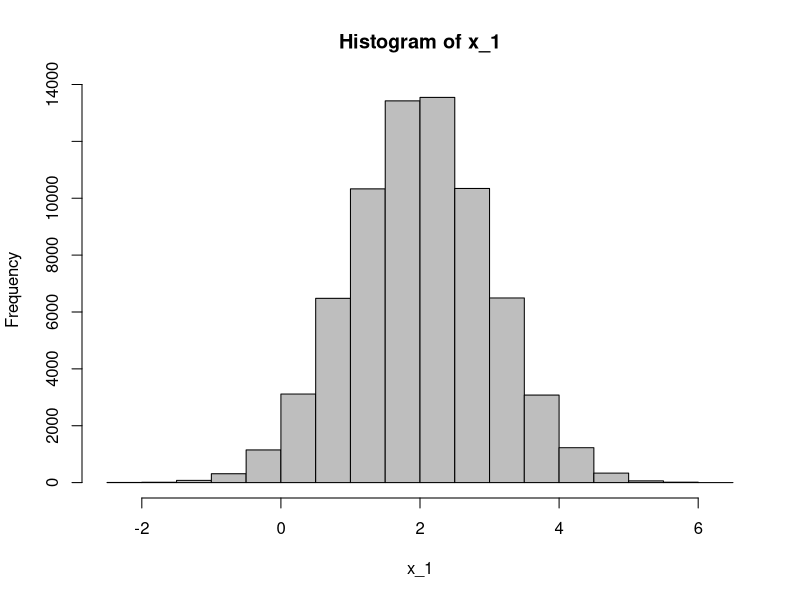
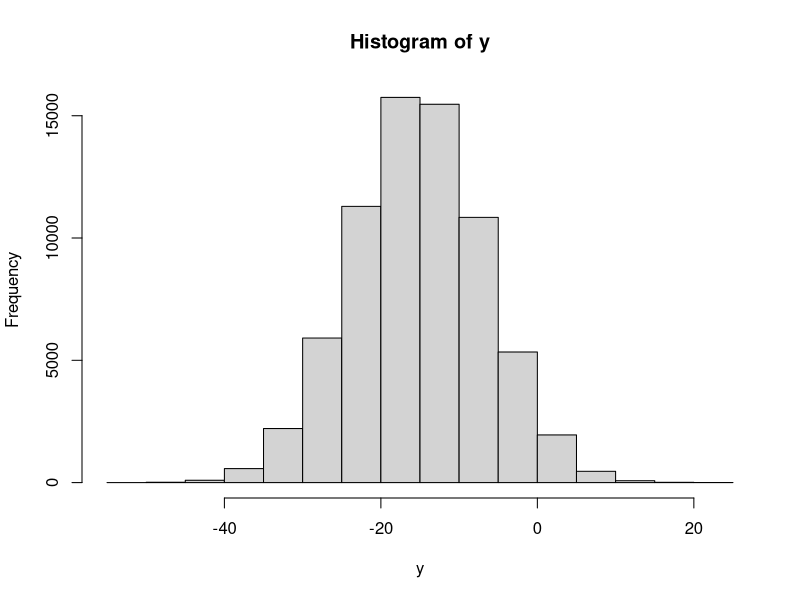
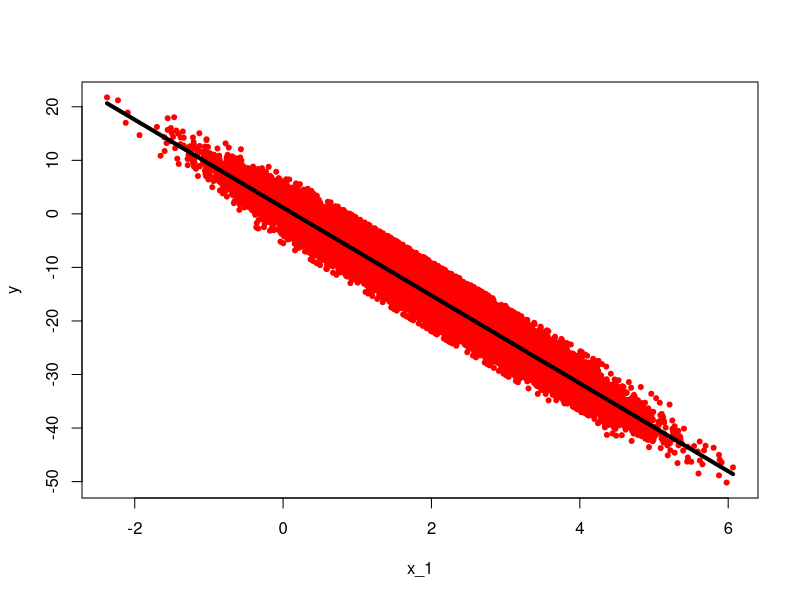

These charts were generated, in order, by the following R code: (Note: this script raises an error after producing the figures.)
## ---- chunk 1
knitr::opts_chunk$set(echo = TRUE)
## ---- chunk 2

x_1 = rnorm(70000,2,1) #normal distribution of explanatory variable ... not an assumption of regression
hist(x_1,col = "grey") #histogram of EV
true_error = rnorm(1000,0,2) #generating random error ~ N(0,2)
true_beta_0 = 1.1 #Beta_0
true_beta_1 = -8.2 #Beta_1   y = 1.1 + -8.2*x_1 + e    such that e~N(0,2)

y = true_beta_0 + true_beta_1*x_1 + true_error #Generating Repsonses...

hist(y) #view distribuion of Repsonse.... not an assumption of regresssion 

plot(x_1,y, pch = 20, col = "red") #scatter plot of y versus x_1

df = data.frame(x_1 = x_1, y = y) #create a dataframe to use in lm function 

df = data.frame(x_1 = x_1, y = y)

df = df[order(df$x_1),]

fit = lm(y~x_1,data = df) # fit the model to get Beta_hat_0 and Beta_hat_1
summary(fit) # view the parameter estimate table

confint(fit)

preds = predict(fit)
head(preds)

lines(df$x,preds,type = "l",lwd = 4)


#Look at distribution of ys for a cross section of xs (conditiona on the xs).
df %>% filter(x_1 >2.1 & x_1 < 2.2) %>% ggplot(aes(x = y)) + geom_histogram()

#Look at the residuals for a cross section of the xs (conditional on the xs). 
df$resids = fit$residuals
df %>% filter(x_1 >.3 & x_1 < .35) %>% ggplot(aes(x = resids)) + geom_histogram()
#standard deviation of residuals.  
sd((df %>% filter(x_1 >.3 & x_1 < .35))$resids)

## ---- chunk 3

MSEholderTrain1 = c()
MSEholderTest1 = c()
MSEholderTrain2 = c()
MSEholderTest2 = c()

samplesize = 50
x_1 = rnorm(samplesize,0,3)
x_2 = x_1^2

hist(x_1)


#parameter setting ... these are the actual parameters that you would not know in a real world setting
true_beta_0 = 1.1
true_beta_1 = -1.2
true_beta_2 = 4

# error ~ N(0,2)  therefore Var(error) = 4
true_error = rnorm(samplesize,0,2) #noise  

#Generate Repsonses


#Degree 1 Model
y1 = true_beta_0 + true_beta_1*x_1 + true_error

#plot / Visualize
plot(x_1, y1)


#Quadratic Model / Degree 2 Model
#y1 = true_beta_0 + true_beta_1*x_1 + true_beta_2*x_2 + true_error

#plot / Visualize
#plot(x_1, y1)


# Make a dataframe to fit the model
df1 = data.frame(x_1 = x_1, x_2 = x_2, y1 = y1)

#Divide into training and test set ... this one is 75% training 25% test
train_perc = .6
train_indices = sample(seq(1,samplesize,by = 1), train_perc*samplesize)
train1 = df1[train_indices,]
test1 = df1[-train_indices,]

#Fit the Deg 1 Model
fitTrain1 = lm(y1~x_1, data = train1)
#How well did the method recover the true parameter values (intercept and slope).
summary(fitTrain1)
# These are the predictions of the model on the data that were used to fit the model.
predsTrain1 = predict(fitTrain1)
train1$preds = predsTrain1
train1
# These are the predictions of the model on the data that were NOT used to fit the model.
# This is a better measure of how the model will perform in real life
predsTest1 = predict(fitTrain1, newdata = test1)
test1$preds = predsTest1
test1

# Calculation of the MSE for the training set
MSEholderTrain1 = sum((predsTrain1 - train1$y1)^2)/(length(train1$y1)-2)
# Calculation of the MSE for the Test set
MSEholderTest1 = sum((predsTest1 - test1$y1)^2)/(length(test1$y1)-2)

MSEholderTrain1
MSEholderTest1


#Fit the Deg 2 Model
fitTrain2 = lm(y1~x_1+x_2, data = train1)
#Check out the parameter estimates... hopefull beta_hat2 is close to zero.
summary(fitTrain2)
# These are the predictions of the model on the data that were used to fit the model.
predsTrain2 = predict(fitTrain2)
# These are the predictions of the model on the data that were NOT used to fit the model.
# This is a better measure of how the model will perform in real life
predsTest2 = predict(fitTrain2, newdata = test1)


# Calculation of the MSE for the training set
MSEholderTrain2 = sum((predsTrain2 - train1$y1)^2)/(length(train1$y1)-3)
# Calculation of the MSE for the Test set
MSEholderTest2 = sum((predsTest2 - test1$y1)^2)/(length(test1$y1)-3)



MSEholderTrain2
MSEholderTest2

#summary(fitTrain1)
#summary(fitTrain2)
## ---- chunk 4
MSEholderTrain1 = c()
MSEholderTest1 = c()
MSEholderTrain2 = c()
MSEholderTest2 = c()

for( samplesize in seq(50,5000,50))
{

x_1 = rnorm(samplesize,0,3)
x_2 = x_1^2

#parameter setting ... these are the actual parameters that you would not know in a real world setting
true_beta_0 = 1.1
true_beta_1 = -1.2
true_beta_2 = 2

# error ~ N(0,2)  therefore Var(error) = 4
true_error = rnorm(samplesize,0,2)  

#Generate Repsonses 

#Degree 1 Model
y1 = true_beta_0 + true_beta_1*x_1 + true_error

#Degree 2 Model / Quadratic
#y1 = true_beta_0 + true_beta_1*x_1 + true_beta_2*x_2 + true_error

# Make a dataframe to fit the model
df1 = data.frame(x_1 = x_1, x_2 = x_2, y1 = y1)

#Divide into training and test set ... this one is 75% training 25% test
train_perc = .75
train_indices = sample(seq(1,samplesize,length = samplesize),round(train_perc*samplesize))
train1 = df1[train_indices,]
test1 = df1[-train_indices,]

#Fit the Deg 1 Model
fitTrain1 = lm(y1~x_1, data = train1)
# These are the predictions of the model on the data that were used to fit the model.
predsTrain1 = predict(fitTrain1)
# These are the predictions of the model on the data that were NOT used to fit the model.
# This is a better measure of how the model will perform in real life
predsTest1 = predict(fitTrain1, newdata = test1)


# Calculation of the MSE for the training set
MSEholderTrain1[samplesize/50] = sum((predsTrain1 - train1$y1)^2)/(length(train1$y1) - 2)
# Calculation of the MSE for the Test set
MSEholderTest1[samplesize/50] = sum((predsTest1 - test1$y1)^2)/(length(test1$y1) - 2)

MSEholderTrain1
MSEholderTest1


#Fit the Deg 2 model
fitTrain2 = lm(y1~x_1 + x_2, data = train1)
# These are the predictions of the model on the data that were used to fit the model.
predsTrain2 = predict(fitTrain2)
# These are the predictions of the model on the data that were NOT used to fit the model.
# This is a better measure of how the model will perform in real life
predsTest2 = predict(fitTrain2, newdata = test1)

# Calculation of the MSE for the training set
MSEholderTrain2[samplesize/50] = sum((predsTrain2 - train1$y1)^2)/(length(train1$y1) - 3)
# Calculation of the MSE for the Test set
MSEholderTest2[samplesize/50] = sum((predsTest2 - test1$y1)^2)/(length(test1$y1) - 3)

MSEholderTrain2
MSEholderTest2

}

#plot of MSE Test of Deg 1 Model (Black) versus Deg 2 Model (Blue) for varying sample sizes from 50 to 500.
par(mfrow = c(1,1))
plot(seq(50,5000,50), MSEholderTest1, ylim = c(0,10000),type = "l")
lines(seq(50,5000,50),MSEholderTest2, ylim = c(0,10000),type = "l", col = "blue")

#Compares Training to Test
par(mfrow = c(1,1))
plot(seq(50,5000,50), MSEholderTrain1, ylim = c(0,20),type = "l")
lines(seq(50,5000,50),MSEholderTest1, ylim = c(0,20),type = "l", col = "blue")

MSEholderTrain1
MSEholderTest1
